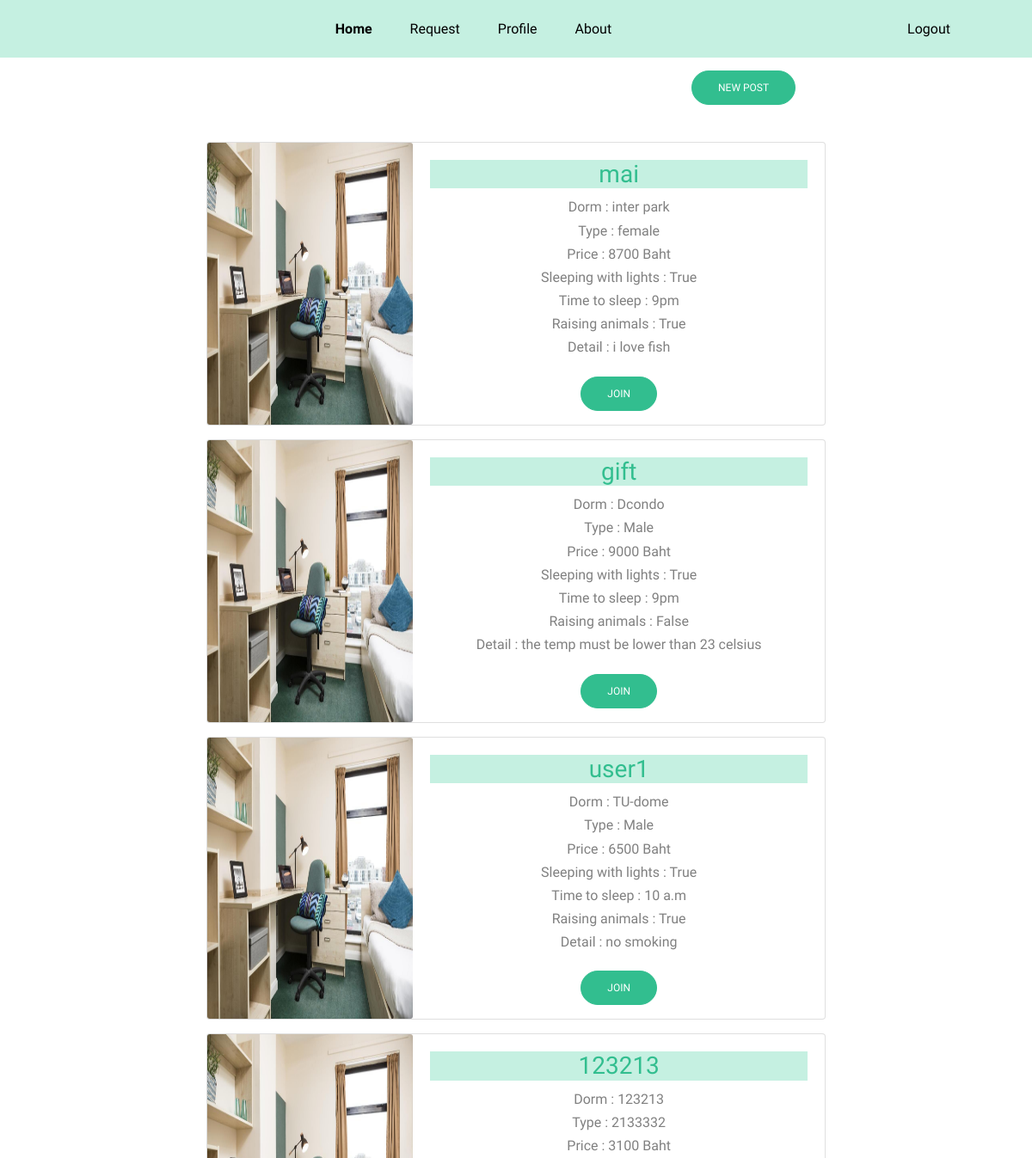
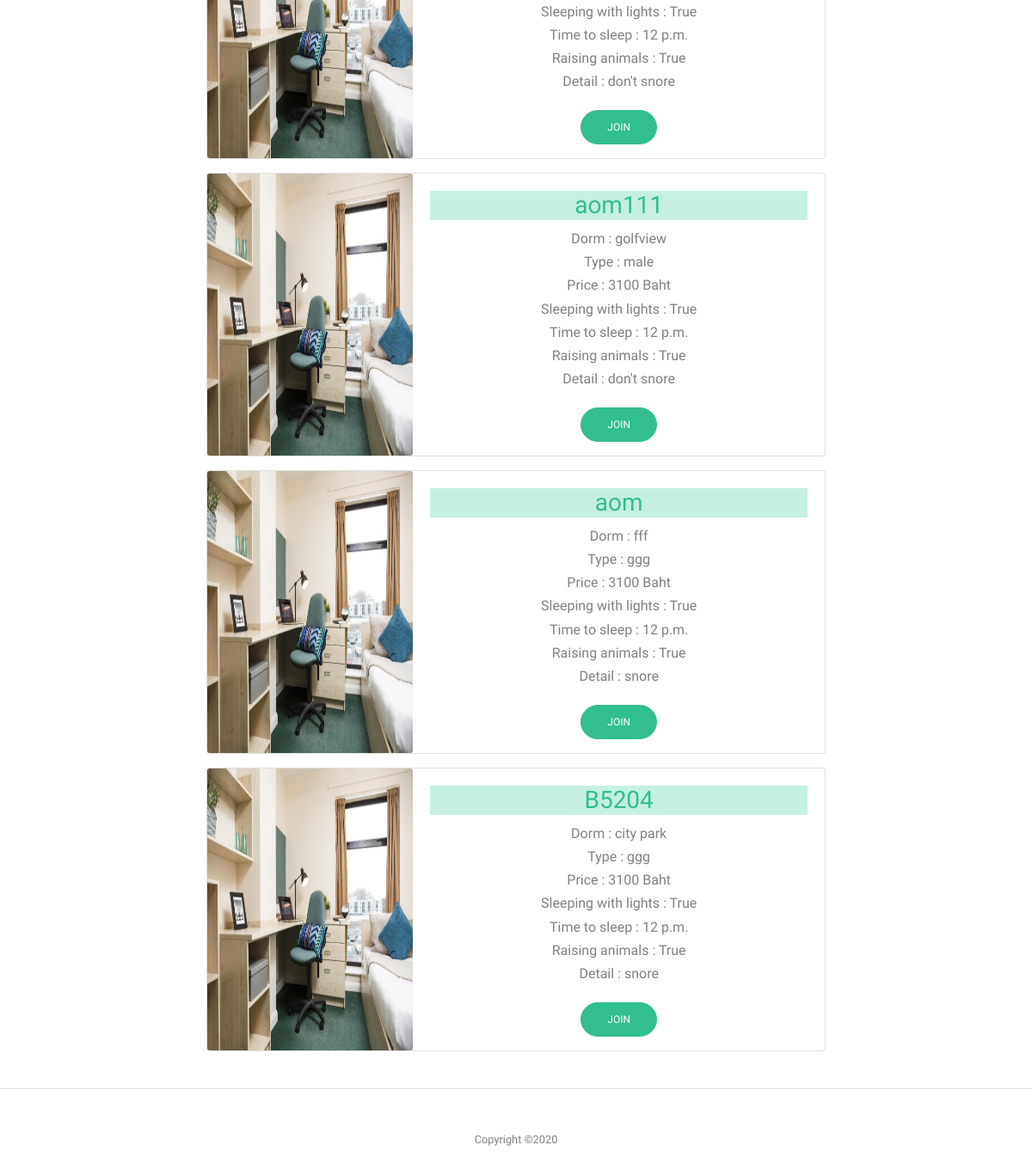
The page /home on the database its author committed (2 pictures, top to bottom).
### matefinder/models.py (models this page shows, shortened)
class DormInformation(models.Model):
    username = models.CharField(max_length=255)
    name_dorm = models.CharField(max_length=255)
    details_dorm = models.CharField(max_length=255)
    type_dorm = models.CharField(max_length=255)
    price = models.IntegerField()
    light = models.BooleanField()
    timetosleep = models.CharField(max_length=255)
    pet = models.BooleanField()

### matefinder/views.py (the view)
# urls.py: path('home', views.viewPostDorm, name='viewPost'),
def viewPostDorm(request):
    return render(request, 'homepage.html', {
        "dorms": DormInformation.objects.all(),
    })

### templates/homepage.html (shortened to what this page needs)
﻿{% block body %}
{% load static %}
<link rel="stylesheet" type="text/css" href="{% static '/css/styleabout.css' %}" />
<html lang="en">
  <head>
    <link rel="stylesheet" href="../static/css/bootstrap.min.css"  rel="stylesheet" />
    <link rel="stylesheet" href="../static/css/styleabout.css" rel="stylesheet"  />
  </head>
  <body data-spy="scroll" data-target=".site-navbar-target" data-offset="300">
      <header class="site-navbar light js-sticky-header site-navbar-target" role="banner">
        <div class="container"  style="background-color:#c5f0e1; max-width: 140%;" >
          <div class="col-sm-12">
            <div class="col-sm-12">
              <nav class="site-navigation position-relative text-right" role="navigation"  style="margin-right: 30px;">
                <ul class="site-menu main-menu js-clone-nav mr-auto d-none d-lg-block">
                  <li class="active"><a href="homepage" class="nav-link">Home</a></li>
                  <li class="has-children">
                  <li><a href="request" class="nav-link">Request</a></li>
                  <li><a href="{{request.user.username}}" class="nav-link">Profile</a></li>
                  <li><a href="about" class="nav-link">About</a></li>
                  <li style="margin-left: 300px;"><a href="{% url 'login' %}" class="nav-link">Logout</a></li>
                </ul>
              </nav>
            </div>
          </div>
        </div>
      </header>
      <br><br><br>
      <p><a href="{% url 'post' %}" id="myBtn" class="btn btn-primary" style="margin-left: 67%;">New Post</a></p>
      <br>
      <center>
    {% for i in dorms %}
      <div class="card mb-3" style="max-width: 720px;">
        <div class="row no-gutters">
          <div class="col-md-4">
            <img src="../static/images/dorm2.jpg" class="card-img" alt="Image" style="height: 100%; width: 100%;">
          </div>
          <div class="col-md-8">
            <div class="card-body">
              <div class="section-heading" style="background-color: #c5f0e1">
                <h3 class="team" >{{ i.username }}</h3>
              </div>
                Dorm : {{ i.name_dorm }}<br>
                Type : {{ i.type_dorm }} <br>
                Price : {{ i.price }} Baht <br>
                Sleeping with lights : {{ i.light }} <br>
                Time to sleep : {{ i.timetosleep }} <br>
                Raising animals : {{ i.pet }} <br>
                Detail : {{ i.details_dorm }} <br>
              </div>
              {% if i.username != user.username %}
              <div>
              <form action = "{% url 'sentReq' i.id %}" method="post">
                <button class="btn btn-primary">Join</button>
              </form>
            </div>
              {% endif %}
            </div>
          </div>
      </div>
    {% endfor %}
      </center>
      <br>
      <div class="row text-center">
        <div class="col-md-12">
          <div class="border-top pt-5">
            <p class="copyright"><small>
              Copyright &copy;<script>document.write(new Date().getFullYear());</script>
          </div>
        </div>
      </div>
  </body>
  </html>
</html>
{% endblock %}

### static/css/styleabout.css (style rules this page uses)
html { overflow-x: hidden; }
body { line-height: 1.7; color: gray; font-weight: 400; font-size: 1rem; }
a { -webkit-transition: .3s all ease; -o-transition: .3s all ease; transition: .3s all ease; }
h1, h2, h3, h4, h5, .h1, .h2, .h3, .h4, .h5 { font-family: "Mulish", -apple-system, BlinkMacSystemFont, "Segoe UI", Roboto, "Helvetica Neue", Arial, "Noto Sans", sans-serif, "Apple Color Emoji", "Segoe UI Emoji", "Segoe UI Symbol", "Noto Color Emoji"; }
body:after { -webkit-transition: .3s all ease-in-out; -o-transition: .3s all ease-in-out; transition: .3s all ease-in-out; }
.btn { font-size: 12px; text-transform: uppercase; border-radius: 30px; padding: 10px 30px; }
.btn.btn-primary { background: #32be8f; border-color: #32be8f; color: #fff; }
.site-navbar { margin-bottom: 0px; z-index: 1999; position: absolute; top: 0; width: 100%; }
.site-navbar .site-navigation .site-menu { margin-bottom: 0; }
.site-navbar .site-navigation .site-menu .active { color: #32be8f; display: inline-block; }
.site-navbar .site-navigation .site-menu a { text-decoration: none !important; display: inline-block; }
.site-navbar .site-navigation .site-menu > li { display: inline-block; }
.site-navbar .site-navigation .site-menu > li.active > a { font-weight: 700; }
.site-navbar .site-navigation .site-menu > li > a { padding: 20px 20px; color: #000; display: inline-block; text-decoration: none !important; }
.site-navbar .site-navigation .site-menu .has-children { position: relative; }
.section-heading { font-size: 30px; font-weight: 900; color: #32be8f; }
.team { text-align: center; }

### rows shown on the page
DormInformation: username "mai", name_dorm "inter park", type_dorm "female", price "8700", light "True", timetosleep "9pm", pet "True", details_dorm "i love fish", shows "JOIN"
DormInformation: username "gift", name_dorm "Dcondo", type_dorm "Male", price "9000", light "True", timetosleep "9pm", pet "False", details_dorm "the temp must be lower than 23 celsius", shows "JOIN"
DormInformation: username "user1", name_dorm "TU-dome", type_dorm "Male", price "6500", light "True", timetosleep "10 a.m", pet "True", details_dorm "no smoking", shows "JOIN"
DormInformation: username "123213", name_dorm "123213", type_dorm "2133332", price "3100", light "True", timetosleep "12 p.m.", pet "True", details_dorm "don't snore", shows "JOIN"
DormInformation: username "aom111", name_dorm "golfview", type_dorm "male", price "3100", light "True", timetosleep "12 p.m.", pet "True", details_dorm "don't snore", shows "JOIN"
DormInformation: username "aom", name_dorm "fff", type_dorm "ggg", price "3100", light "True", timetosleep "12 p.m.", pet "True", details_dorm "snore", shows "JOIN"
DormInformation: username "B5204", name_dorm "city park", type_dorm "ggg", price "3100", light "True", timetosleep "12 p.m.", pet "True", details_dorm "snore", shows "JOIN"
